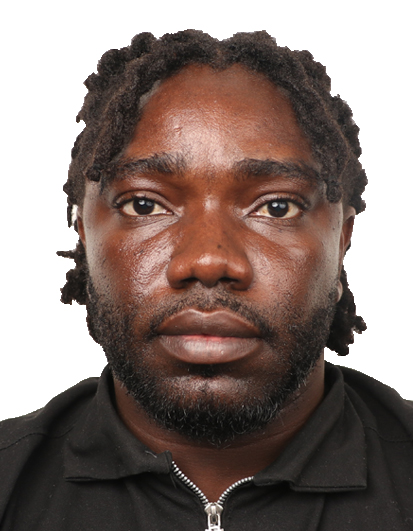
#> input picture media/passport.jpg, 413 x 531 px
$ python thresh.py
#> lines starting #> are read from the running program, lines starting #| are printed output that depends on the picture; after the words box and inside, x2 and y2 are one past the last pixel; in counts of white or black regions, pixels touching at a corner belong together
import cv2 as cv
import numpy as np

img = cv.imread('../media/passport.jpg')
#> img is the input picture: shape (531, 413, 3); mean B, G, R 116.3, 121.7, 136.6

gray = cv.cvtColor(img, cv.COLOR_BGR2GRAY)
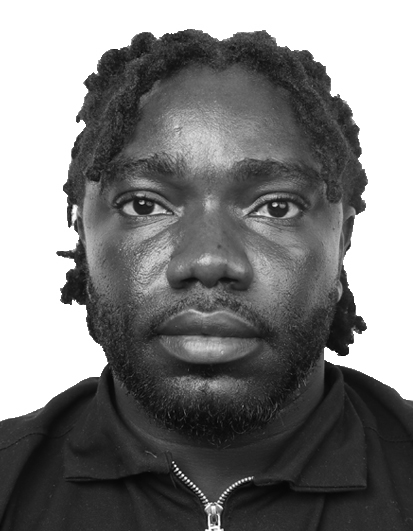
#> gray: shape (531, 413); min 4, max 255, mean 125.5
# simple thresh holding
threshold, thresh = cv.threshold(gray, 90, 255, cv.THRESH_BINARY)
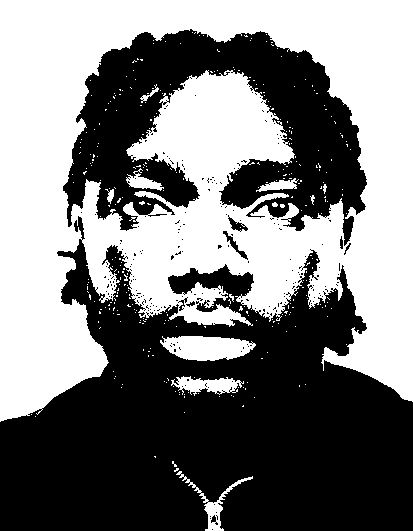
#> thresh: shape (531, 413); 49% white; 334 white regions (322 under 20 px), largest, box (x1, y1, x2, y2) and area: (0, 0, 413, 422) 102585, (160, 336, 256, 361) 1754, (171, 376, 244, 396) 783
cv.imshow('Simple Thresholded Image', thresh)

# inverse thresholding
threshold, thresh_inv = cv.threshold(gray, 90, 255, cv.THRESH_BINARY_INV)
cv.imshow('Inverse Thresholded Image', thresh_inv)

# adaptive thresholding
adaptive_thresh = cv.adaptiveThreshold(gray, 255, cv.ADAPTIVE_THRESH_MEAN_C, cv.THRESH_BINARY, 11, 9)
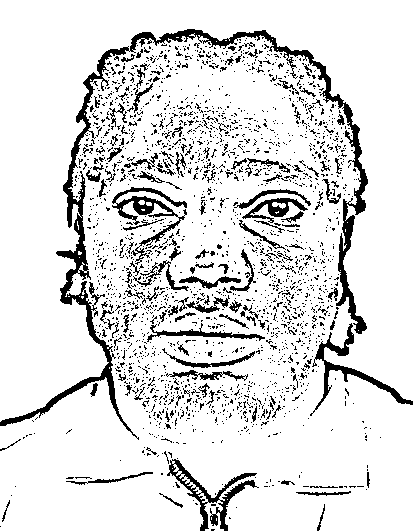
#> adaptive_thresh: shape (531, 413); 87.6% white; 2211 black regions (2077 under 20 px), largest, box (x1, y1, x2, y2) and area: (0, 29, 368, 440) 7639, (167, 459, 259, 531) 1363, (112, 187, 187, 265) 1246
cv.imshow('Adaptive Thresholded Image', adaptive_thresh)

adaptive_thresh = cv.adaptiveThreshold(gray, 255, cv.ADAPTIVE_THRESH_MEAN_C, cv.THRESH_BINARY_INV, 11, 9)
cv.imshow('Adaptive Thresholded Image', adaptive_thresh)


cv.waitKey(0)

$ run again, with media/la_familia.jpeg copied over media/passport.jpg
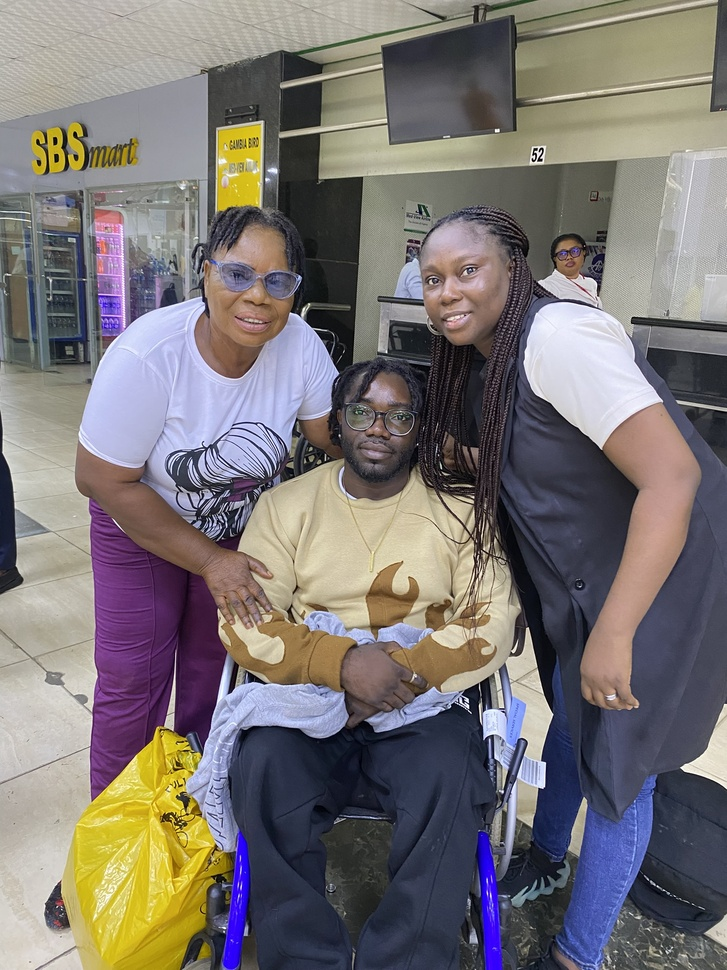
#> input picture media/la_familia.jpeg, 727 x 970 px, shrunk from 1536 x 2048 before the run
#> img is the input picture: shape (970, 727, 3); mean B, G, R 116, 116.8, 122.5
#> `threshold, thresh = cv.threshold(gray, 90, 255, cv.THRESH_BINARY)`:
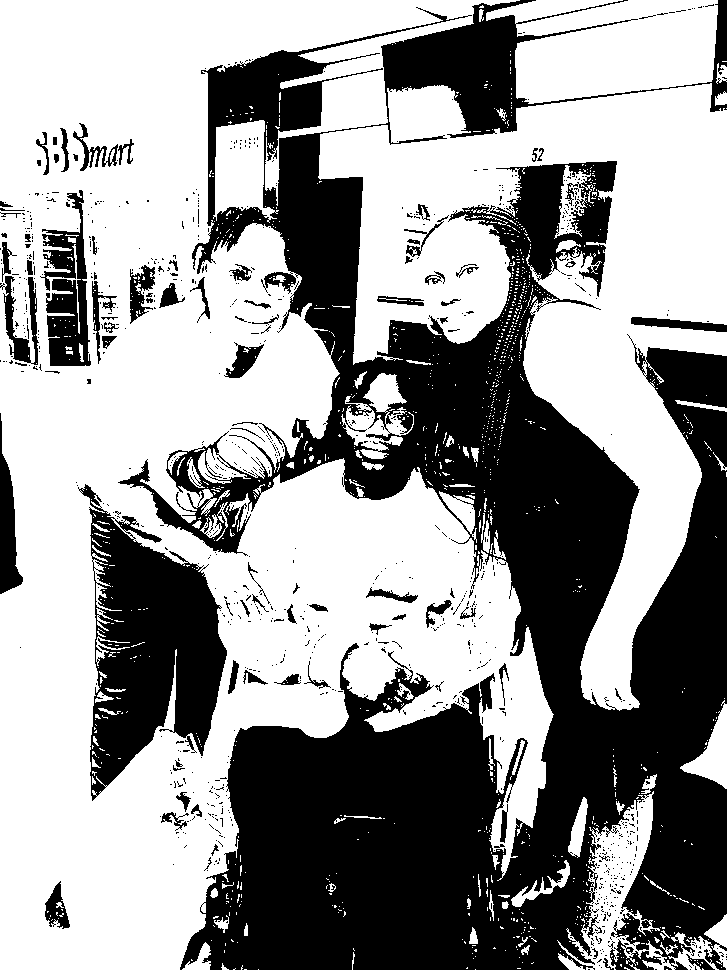
#> thresh: shape (970, 727); 59.4% white; 922 black regions (834 under 20 px), largest, box (x1, y1, x2, y2) and area: (118, 0, 727, 970) 241017, (78, 484, 227, 801) 24186, (40, 190, 91, 366) 4716
#> `adaptive_thresh = cv.adaptiveThreshold(gray, 255, cv.ADAPTIVE_THRESH_M..`:
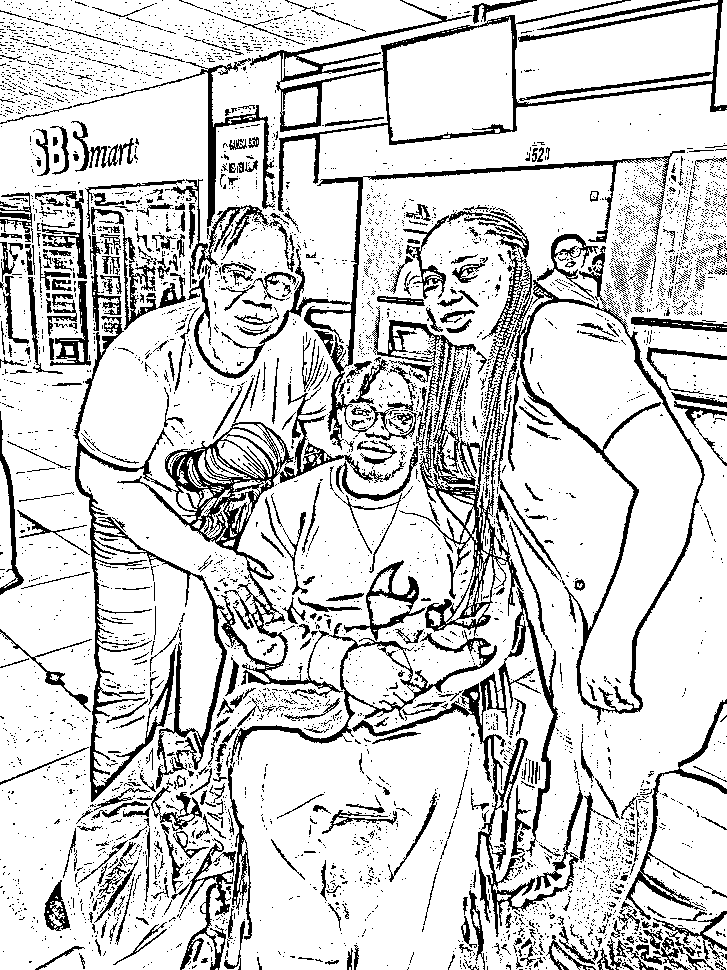
#> adaptive_thresh: shape (970, 727); 82.3% white; 5165 black regions (4683 under 20 px), largest, box (x1, y1, x2, y2) and area: (352, 246, 705, 937) 19637, (73, 316, 497, 802) 18817, (250, 0, 727, 212) 7936
